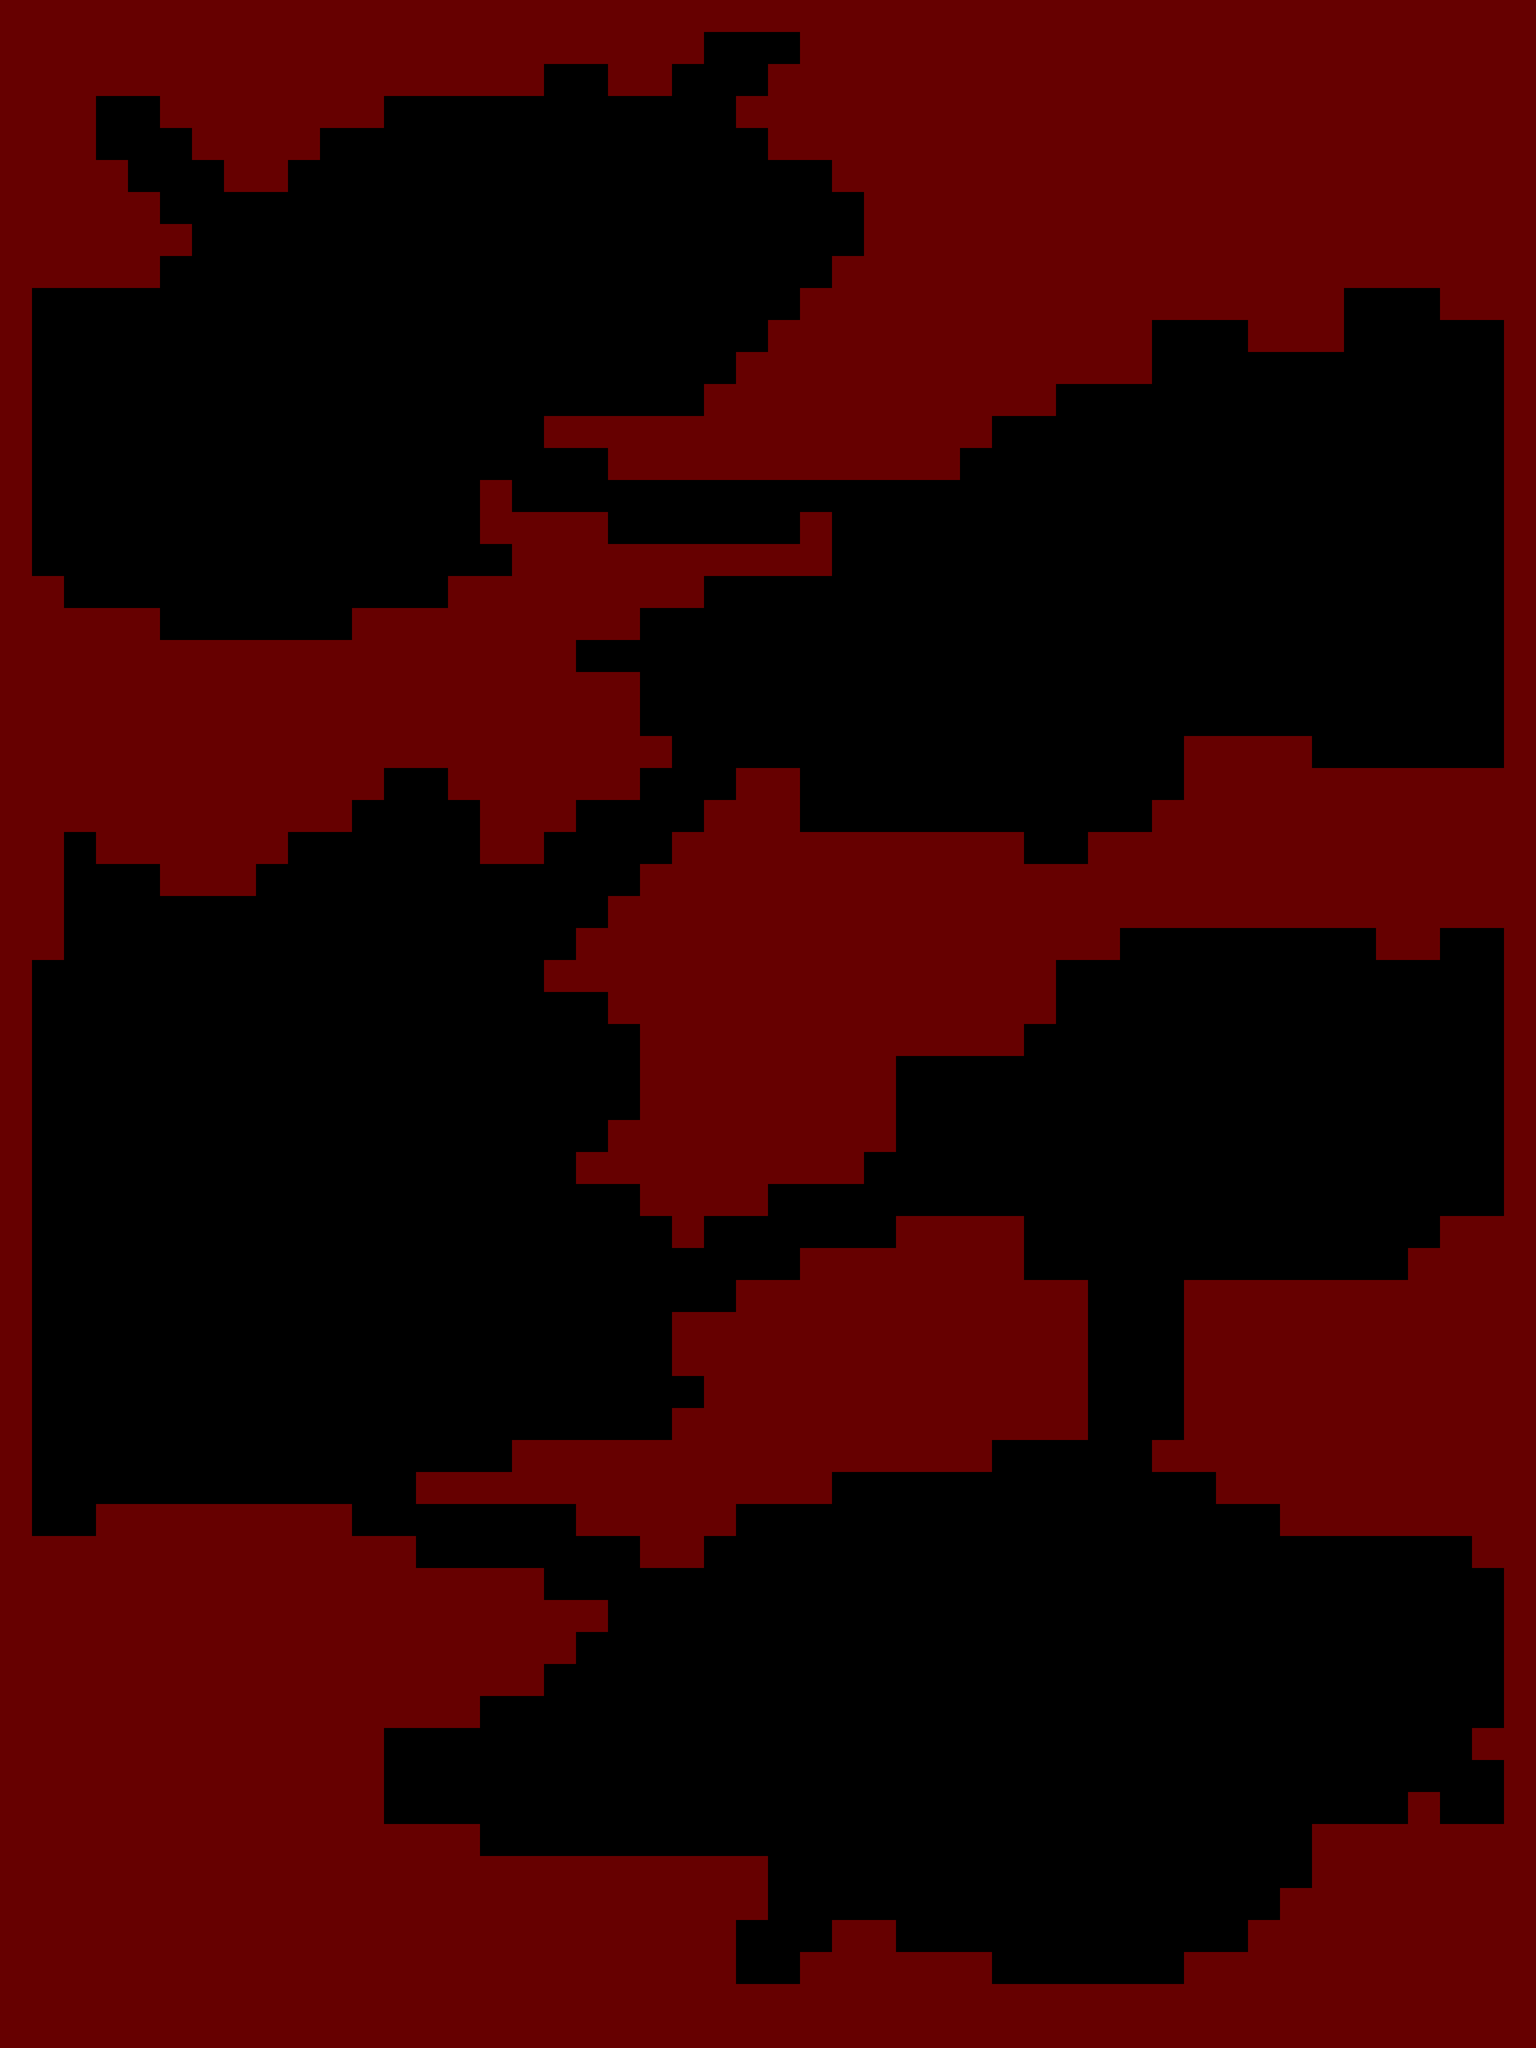

A level layout from a 2D game, rendered from its tile map. Below: a short description, then the map file with its tile-grid data intact:
An orthogonal 48x64 tile map with 64x64 px tiles, 1 tile layer (碰撞（红色）), 2 tilesets.

<map version="1.0" tiledversion="1.1.6" orientation="orthogonal" renderorder="left-up" width="48" height="64" tilewidth="64" tileheight="64" infinite="0" nextobjectid="1"><tileset firstgid="1" name="tile_res" tilewidth="64" tileheight="64" tilecount="2" columns="2"><image source="../misc/tile_res.png" width="128" height="64" /></tileset><tileset firstgid="3" name="tile_res" tilewidth="64" tileheight="64" tilecount="2" columns="2"><image source="../misc/tile_res.png" width="128" height="64" /></tileset><imagelayer name="背景"><image source="mdata.jpg" width="3072" height="4096" /></imagelayer><layer name="碰撞（红色）" width="48" height="64"><data encoding="csv">1,1,1,1,1,1,1,1,1,1,1,1,1,1,1,1,1,1,1,1,1,1,1,1,1,1,1,1,1,1,1,1,1,1,1,1,1,1,1,1,1,1,1,1,1,1,1,1,1,1,1,1,1,1,1,1,1,1,1,1,1,1,1,1,1,1,1,1,1,1,0,0,0,1,1,1,1,1,1,1,1,1,1,1,1,1,1,1,1,1,1,1,1,1,1,1,1,1,1,1,1,1,1,1,1,1,1,1,1,1,1,1,1,0,0,1,1,0,0,0,1,1,1,1,1,1,1,1,1,1,1,1,1,1,1,1,1,1,1,1,1,1,1,1,1,1,1,0,0,1,1,1,1,1,1,1,0,0,0,0,0,0,0,0,0,0,0,1,1,1,1,1,1,1,1,1,1,1,1,1,1,1,1,1,1,1,1,1,1,1,1,1,1,1,1,0,0,0,1,1,1,1,0,0,0,0,0,0,0,0,0,0,0,0,0,0,1,1,1,1,1,1,1,1,1,1,1,1,1,1,1,1,1,1,1,1,1,1,1,1,1,1,1,1,0,0,0,1,1,0,0,0,0,0,0,0,0,0,0,0,0,0,0,0,0,0,1,1,1,1,1,1,1,1,1,1,1,1,1,1,1,1,1,1,1,1,1,1,1,1,1,1,1,0,0,0,0,0,0,0,0,0,0,0,0,0,0,0,0,0,0,0,0,0,0,1,1,1,1,1,1,1,1,1,1,1,1,1,1,1,1,1,1,1,1,1,1,1,1,1,1,1,0,0,0,0,0,0,0,0,0,0,0,0,0,0,0,0,0,0,0,0,0,1,1,1,1,1,1,1,1,1,1,1,1,1,1,1,1,1,1,1,1,1,1,1,1,1,1,0,0,0,0,0,0,0,0,0,0,0,0,0,0,0,0,0,0,0,0,0,1,1,1,1,1,1,1,1,1,1,1,1,1,1,1,1,1,1,1,1,1,1,1,0,0,0,0,0,0,0,0,0,0,0,0,0,0,0,0,0,0,0,0,0,0,0,0,1,1,1,1,1,1,1,1,1,1,1,1,1,1,1,1,1,0,0,0,1,1,1,1,0,0,0,0,0,0,0,0,0,0,0,0,0,0,0,0,0,0,0,0,0,0,0,1,1,1,1,1,1,1,1,1,1,1,1,0,0,0,1,1,1,0,0,0,0,0,1,1,0,0,0,0,0,0,0,0,0,0,0,0,0,0,0,0,0,0,0,0,0,0,1,1,1,1,1,1,1,1,1,1,1,1,1,0,0,0,0,0,0,0,0,0,0,0,1,1,0,0,0,0,0,0,0,0,0,0,0,0,0,0,0,0,0,0,0,0,0,1,1,1,1,1,1,1,1,1,1,1,0,0,0,0,0,0,0,0,0,0,0,0,0,0,1,1,0,0,0,0,0,0,0,0,0,0,0,0,0,0,0,0,1,1,1,1,1,1,1,1,1,1,1,1,1,1,0,0,0,0,0,0,0,0,0,0,0,0,0,0,0,0,1,1,0,0,0,0,0,0,0,0,0,0,0,0,0,0,0,0,0,0,1,1,1,1,1,1,1,1,1,1,1,0,0,0,0,0,0,0,0,0,0,0,0,0,0,0,0,0,1,1,0,0,0,0,0,0,0,0,0,0,0,0,0,0,1,0,0,0,0,0,0,0,0,0,0,0,0,0,0,0,0,0,0,0,0,0,0,0,0,0,0,0,0,0,0,0,1,1,0,0,0,0,0,0,0,0,0,0,0,0,0,0,1,1,1,1,0,0,0,0,0,0,1,0,0,0,0,0,0,0,0,0,0,0,0,0,0,0,0,0,0,0,0,0,1,1,0,0,0,0,0,0,0,0,0,0,0,0,0,0,0,1,1,1,1,1,1,1,1,1,1,0,0,0,0,0,0,0,0,0,0,0,0,0,0,0,0,0,0,0,0,0,1,1,1,0,0,0,0,0,0,0,0,0,0,0,0,1,1,1,1,1,1,1,1,0,0,0,0,0,0,0,0,0,0,0,0,0,0,0,0,0,0,0,0,0,0,0,0,0,1,1,1,1,1,1,0,0,0,0,0,0,1,1,1,1,1,1,1,1,1,0,0,0,0,0,0,0,0,0,0,0,0,0,0,0,0,0,0,0,0,0,0,0,0,0,0,0,1,1,1,1,1,1,1,1,1,1,1,1,1,1,1,1,1,1,1,0,0,0,0,0,0,0,0,0,0,0,0,0,0,0,0,0,0,0,0,0,0,0,0,0,0,0,0,0,1,1,1,1,1,1,1,1,1,1,1,1,1,1,1,1,1,1,1,1,1,0,0,0,0,0,0,0,0,0,0,0,0,0,0,0,0,0,0,0,0,0,0,0,0,0,0,0,1,1,1,1,1,1,1,1,1,1,1,1,1,1,1,1,1,1,1,1,1,0,0,0,0,0,0,0,0,0,0,0,0,0,0,0,0,0,0,0,0,0,0,0,0,0,0,0,1,1,1,1,1,1,1,1,1,1,1,1,1,1,1,1,1,1,1,1,1,1,0,0,0,0,0,0,0,0,0,0,0,0,0,0,0,0,1,1,1,1,0,0,0,0,0,0,1,1,1,1,1,1,1,1,1,1,1,1,1,0,0,1,1,1,1,1,1,0,0,0,1,1,0,0,0,0,0,0,0,0,0,0,0,0,1,1,1,1,1,1,1,1,1,1,1,1,1,1,1,1,1,1,1,1,1,1,0,0,0,0,1,1,1,0,0,0,0,1,1,1,0,0,0,0,0,0,0,0,0,0,0,1,1,1,1,1,1,1,1,1,1,1,1,1,1,0,1,1,1,1,1,1,0,0,0,0,0,0,1,1,0,0,0,0,1,1,1,1,1,1,1,1,1,1,1,0,0,1,1,1,1,1,1,1,1,1,1,1,1,1,1,1,1,0,0,0,1,1,1,0,0,0,0,0,0,0,0,0,0,0,0,1,1,1,1,1,1,1,1,1,1,1,1,1,1,1,1,1,1,1,1,1,1,1,1,1,1,1,1,1,1,0,0,0,0,0,0,0,0,0,0,0,0,0,0,0,0,0,1,1,1,1,1,1,1,1,1,1,1,1,1,1,1,1,1,1,1,1,1,1,1,1,1,1,1,1,1,1,1,0,0,0,0,0,0,0,0,0,0,0,0,0,0,0,0,1,1,1,1,1,1,1,1,1,1,1,1,1,1,1,1,1,0,0,0,0,0,0,0,0,1,1,0,0,1,1,0,0,0,0,0,0,0,0,0,0,0,0,0,0,0,0,1,1,1,1,1,1,1,1,1,1,1,1,1,1,1,1,0,0,0,0,0,0,0,0,0,0,0,0,0,0,1,1,0,0,0,0,0,0,0,0,0,0,0,0,0,0,0,0,0,0,1,1,1,1,1,1,1,1,1,1,1,1,1,1,0,0,0,0,0,0,0,0,0,0,0,0,0,0,1,1,0,0,0,0,0,0,0,0,0,0,0,0,0,0,0,0,0,0,0,1,1,1,1,1,1,1,1,1,1,1,1,0,0,0,0,0,0,0,0,0,0,0,0,0,0,0,1,1,0,0,0,0,0,0,0,0,0,0,0,0,0,0,0,0,0,0,0,1,1,1,1,1,1,1,1,0,0,0,0,0,0,0,0,0,0,0,0,0,0,0,0,0,0,0,1,1,0,0,0,0,0,0,0,0,0,0,0,0,0,0,0,0,0,0,0,1,1,1,1,1,1,1,1,0,0,0,0,0,0,0,0,0,0,0,0,0,0,0,0,0,0,0,1,1,0,0,0,0,0,0,0,0,0,0,0,0,0,0,0,0,0,0,1,1,1,1,1,1,1,1,1,0,0,0,0,0,0,0,0,0,0,0,0,0,0,0,0,0,0,0,1,1,0,0,0,0,0,0,0,0,0,0,0,0,0,0,0,0,0,1,1,1,1,1,1,1,1,1,0,0,0,0,0,0,0,0,0,0,0,0,0,0,0,0,0,0,0,0,1,1,0,0,0,0,0,0,0,0,0,0,0,0,0,0,0,0,0,0,0,1,1,1,1,0,0,0,0,0,0,0,0,0,0,0,0,0,0,0,0,0,0,0,0,0,0,0,1,1,0,0,0,0,0,0,0,0,0,0,0,0,0,0,0,0,0,0,0,0,1,0,0,0,0,0,0,1,1,1,1,0,0,0,0,0,0,0,0,0,0,0,0,0,1,1,1,1,0,0,0,0,0,0,0,0,0,0,0,0,0,0,0,0,0,0,0,0,0,0,0,0,1,1,1,1,1,1,1,0,0,0,0,0,0,0,0,0,0,0,0,1,1,1,1,1,0,0,0,0,0,0,0,0,0,0,0,0,0,0,0,0,0,0,0,0,0,0,1,1,1,1,1,1,1,1,1,1,1,0,0,0,1,1,1,1,1,1,1,1,1,1,1,1,0,0,0,0,0,0,0,0,0,0,0,0,0,0,0,0,0,0,0,0,1,1,1,1,1,1,1,1,1,1,1,1,1,0,0,0,1,1,1,1,1,1,1,1,1,1,1,1,0,0,0,0,0,0,0,0,0,0,0,0,0,0,0,0,0,0,0,0,1,1,1,1,1,1,1,1,1,1,1,1,1,0,0,0,1,1,1,1,1,1,1,1,1,1,1,1,0,0,0,0,0,0,0,0,0,0,0,0,0,0,0,0,0,0,0,0,0,1,1,1,1,1,1,1,1,1,1,1,1,0,0,0,1,1,1,1,1,1,1,1,1,1,1,1,0,0,0,0,0,0,0,0,0,0,0,0,0,0,0,0,0,0,0,0,1,1,1,1,1,1,1,1,1,1,1,1,1,0,0,0,1,1,1,1,1,1,1,1,1,1,1,1,0,0,0,0,0,0,0,0,0,0,0,0,0,0,0,1,1,1,1,1,1,1,1,1,1,1,1,1,1,1,0,0,0,0,0,1,1,1,1,1,1,1,1,1,1,1,1,1,0,0,0,0,0,0,0,0,0,0,0,0,1,1,1,1,1,1,1,1,1,1,1,1,1,0,0,0,0,0,0,0,0,0,0,0,0,1,1,1,1,1,1,1,1,1,1,1,0,0,1,1,1,1,1,1,1,1,0,0,0,0,0,0,0,1,1,1,1,1,0,0,0,0,0,0,0,0,0,0,0,0,0,0,0,0,0,1,1,1,1,1,1,1,1,1,1,1,1,1,1,1,1,1,1,1,1,1,0,0,0,0,0,0,0,1,1,0,0,0,0,0,0,0,0,0,0,0,0,0,0,0,0,0,0,0,0,0,0,0,0,1,1,1,1,1,1,1,1,1,1,1,1,1,1,1,1,1,1,1,0,0,0,0,0,0,0,0,0,0,0,0,0,0,0,0,0,0,0,0,0,0,0,0,0,0,0,0,0,0,1,1,1,1,1,1,1,1,1,1,1,1,1,1,1,1,1,1,1,1,0,0,0,0,0,0,0,0,0,0,0,0,0,0,0,0,0,0,0,0,0,0,0,0,0,0,0,0,1,1,1,1,1,1,1,1,1,1,1,1,1,1,1,1,1,1,1,0,0,0,0,0,0,0,0,0,0,0,0,0,0,0,0,0,0,0,0,0,0,0,0,0,0,0,0,0,1,1,1,1,1,1,1,1,1,1,1,1,1,1,1,1,1,1,0,0,0,0,0,0,0,0,0,0,0,0,0,0,0,0,0,0,0,0,0,0,0,0,0,0,0,0,0,0,1,1,1,1,1,1,1,1,1,1,1,1,1,1,1,1,0,0,0,0,0,0,0,0,0,0,0,0,0,0,0,0,0,0,0,0,0,0,0,0,0,0,0,0,0,0,0,0,1,1,1,1,1,1,1,1,1,1,1,1,1,0,0,0,0,0,0,0,0,0,0,0,0,0,0,0,0,0,0,0,0,0,0,0,0,0,0,0,0,0,0,0,0,0,0,1,1,1,1,1,1,1,1,1,1,1,1,1,1,0,0,0,0,0,0,0,0,0,0,0,0,0,0,0,0,0,0,0,0,0,0,0,0,0,0,0,0,0,0,0,0,0,0,0,1,1,1,1,1,1,1,1,1,1,1,1,1,0,0,0,0,0,0,0,0,0,0,0,0,0,0,0,0,0,0,0,0,0,0,0,0,0,0,0,0,0,0,0,0,1,0,0,1,1,1,1,1,1,1,1,1,1,1,1,1,1,1,1,0,0,0,0,0,0,0,0,0,0,0,0,0,0,0,0,0,0,0,0,0,0,0,0,0,0,1,1,1,1,1,1,1,1,1,1,1,1,1,1,1,1,1,1,1,1,1,1,1,1,1,1,1,1,1,1,1,0,0,0,0,0,0,0,0,0,0,0,0,0,0,0,0,0,1,1,1,1,1,1,1,1,1,1,1,1,1,1,1,1,1,1,1,1,1,1,1,1,1,1,1,1,1,1,1,0,0,0,0,0,0,0,0,0,0,0,0,0,0,0,0,1,1,1,1,1,1,1,1,1,1,1,1,1,1,1,1,1,1,1,1,1,1,1,1,1,1,1,1,1,1,1,0,0,0,1,1,0,0,0,0,0,0,0,0,0,0,0,1,1,1,1,1,1,1,1,1,1,1,1,1,1,1,1,1,1,1,1,1,1,1,1,1,1,1,1,1,1,1,1,0,0,1,1,1,1,1,1,0,0,0,0,0,0,1,1,1,1,1,1,1,1,1,1,1,1,1,1,1,1,1,1,1,1,1,1,1,1,1,1,1,1,1,1,1,1,1,1,1,1,1,1,1,1,1,1,1,1,1,1,1,1,1,1,1,1,1,1,1,1,1,1,1,1,1,1,1,1,1,1,1,1,1,1,1,1,1,1,1,1,1,1,1,1,1,1,1,1,1,1,1,1,1,1,1,1,1,1,1,1,1,1,1,1,1,1,1,1,1,1,1</data></layer></map>
